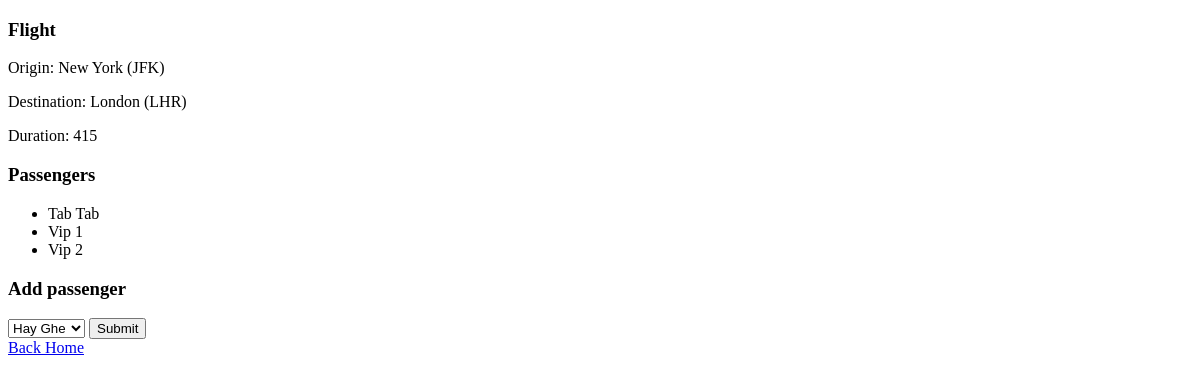
Page /flight/1 on the earlier database version.
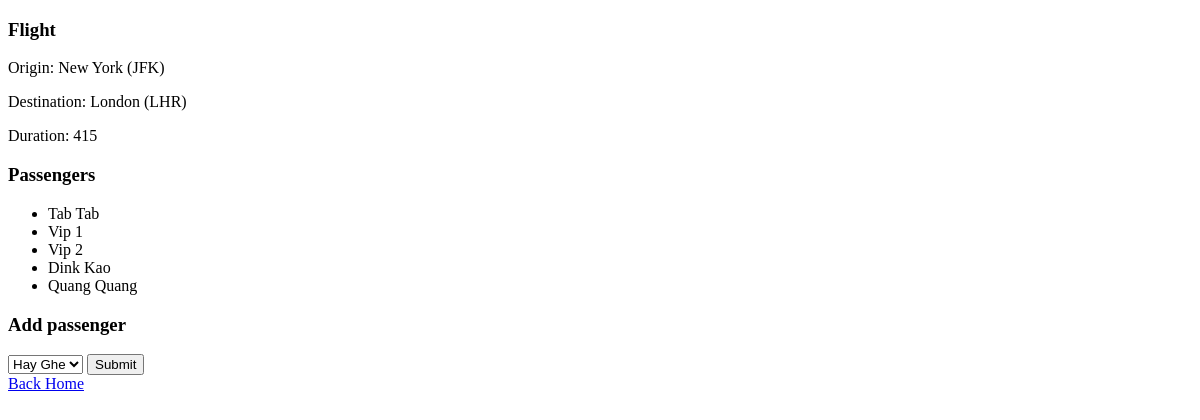
Same page on the later database version.
### flight/models.py (models this page shows)
class Passenger(models.Model):
    fname = models.CharField(max_length=10)
    lname = models.CharField(max_length=10)
    flight = models.ManyToManyField(Flight, blank=True, related_name="passengers")
    def __str__(self):
        return f"{self.fname} {self.lname}"

### flight/views.py (the view)
# urls.py: path("<int:flight_id>", views.flights, name="flights"),
def flights(request, flight_id):
    flight = models.Flight.objects.get(pk=flight_id)
    return render(request, "flight/flight.html", {
        "flight": flight,
        "passengers": flight.passengers.all(),
        "non_passenger": models.Passenger.objects.exclude(flight=flight).all()
    })

### flight/models.py (called while the page is built)
    def __str__(self):
        return f"{self.city} ({self.code})"

### flight/templates/flight/flight.html (shortened to what this page needs)
<!DOCTYPE html>
<html lang="en">
<head>
</head>
<body>
    <h3> Flight </h3>
    <p>Origin: {{flight.origin}}</p>
    <p>Destination: {{flight.destination}}</p>
    <p>Duration: {{flight.duration}}</p>
    <h3>Passengers</h3>
    <ul>
        {% for person in passengers %}
            <li>{{person}}</li>
        {% empty %}
            <li>No passengers</li>
        {% endfor %}
    </ul>
    <h3> Add passenger </h3>
    <form action="{% url 'book' flight_id=flight.id %}" method="post">
        <select name="passenger">
            {% for passenger in non_passenger %}
                <option value="{{passenger.id}}">{{ passenger }}</option>
            {% endfor %}
        </select>
        <input type="submit">
    </form>
    <a href="{% url 'index' %}">Back Home</a>
</body>
</html>

Differences in the rows shown:
now on this page (row unchanged): Passenger: fname+lname "Dink Kao"
added Passenger: fname+lname "Quang Quang"
